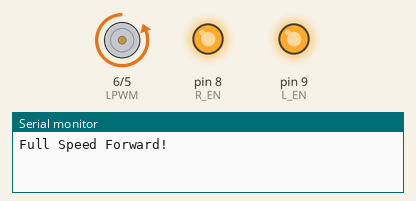
This sketch was run on a simulated Arduino Uno, built with avr-gcc and run on an emulated ATmega328P. Shown: motor-driver pin pairs drawn as motors (green arrow = first pin HIGH = forward, orange = second pin HIGH = backward, longer = more drive), output pins drawn as LEDs (lit = HIGH), the last lines printed to the serial monitor.

Above: at 1.5 s.
At 3.5 s:
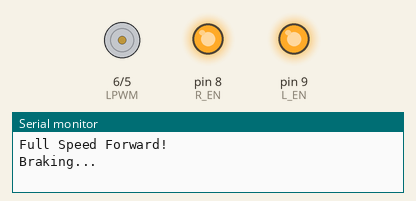
At 5.5 s:
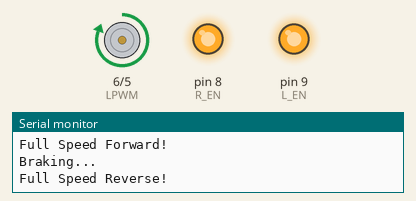
Timing chart, 0 to 10.4 s (numbered marks = the images above):
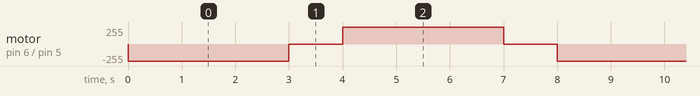

Measured:
- by itself, motor on pin 6 (LPWM) / pin 5 (RPWM): repeats every 8.0 s: stopped 1.0 s, forward 255/255 3.0 s, stopped 1.0 s, backward 255/255 3.0 s

The sketch:

P-Motor_test_code_1.ino
```cpp
const int RPWM = 5;
const int LPWM = 6;
const int R_EN = 8;
const int L_EN = 9;

void setup() {
  pinMode(RPWM, OUTPUT);
  pinMode(LPWM, OUTPUT);
  pinMode(R_EN, OUTPUT);
  pinMode(L_EN, OUTPUT);

  digitalWrite(R_EN, HIGH);
  digitalWrite(L_EN, HIGH);
  Serial.begin(9600);
}

void moveMotor(int speed) {
  if (speed > 0) {
    // Forward
    analogWrite(RPWM, speed);
    analogWrite(LPWM, 0);
  } else if (speed < 0) {
    // Reverse (use absolute value for speed)
    analogWrite(RPWM, 0);
    analogWrite(LPWM, abs(speed));
  } else {
    // Stop
    analogWrite(RPWM, 0);
    analogWrite(LPWM, 0);
  }
}

void loop() {
  Serial.println("Full Speed Forward!");
  moveMotor(255);
  delay(3000);

  Serial.println("Braking...");
  moveMotor(0);
  delay(1000);

  Serial.println("Full Speed Reverse!");
  moveMotor(-255); // Notice the negative sign
  delay(3000);

  Serial.println("Braking...");
  moveMotor(0);
  delay(1000);
}
```
